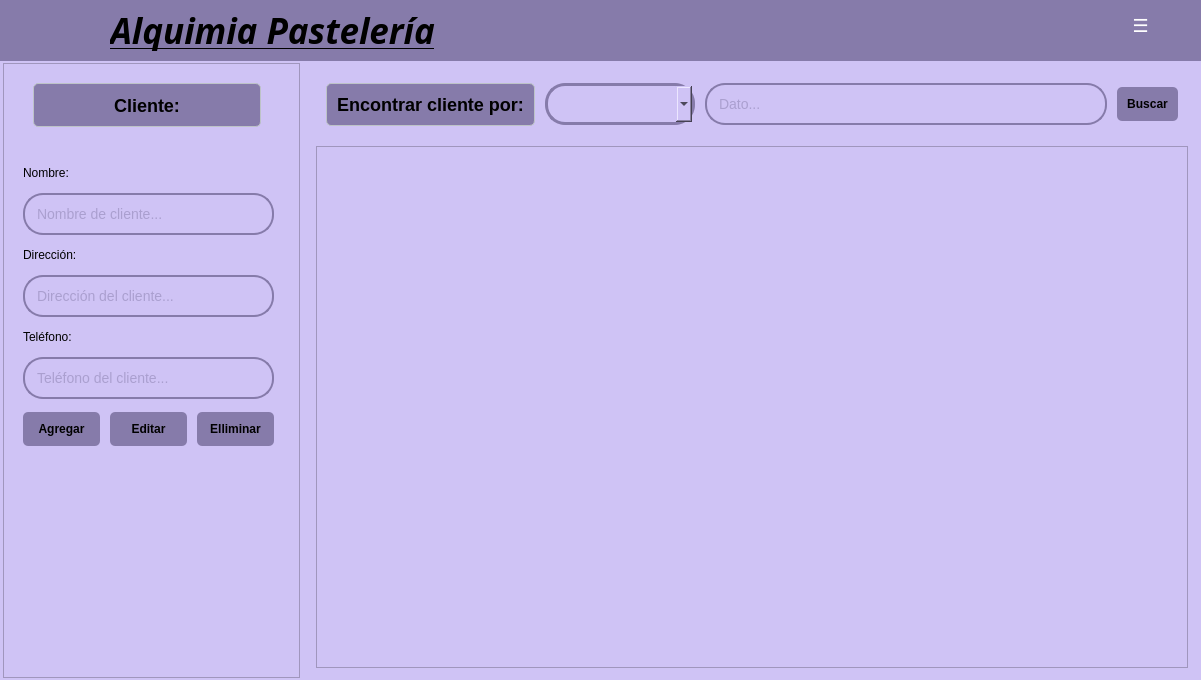
<?xml version="1.0" encoding="UTF-8"?>
<ui version="4.0">
 <class>Dialog</class>
 <widget class="QDialog" name="Dialog">
  <property name="geometry">
   <rect>
    <x>0</x>
    <y>0</y>
    <width>1201</width>
    <height>680</height>
   </rect>
  </property>
  <property name="windowTitle">
   <string>Dialog</string>
  </property>
  <widget class="QWidget" name="contrasteWidget" native="true">
   <property name="geometry">
    <rect>
     <x>0</x>
     <y>0</y>
     <width>1201</width>
     <height>61</height>
    </rect>
   </property>
   <property name="autoFillBackground">
    <bool>false</bool>
   </property>
   <property name="styleSheet">
    <string notr="true">background-color: #867BAA</string>
   </property>
   <widget class="QLabel" name="tituloLabel">
    <property name="geometry">
     <rect>
      <x>110</x>
      <y>10</y>
      <width>361</width>
      <height>41</height>
     </rect>
    </property>
    <property name="font">
     <font>
      <family>Noto Serif Display SemiCondensed Black</family>
      <pointsize>26</pointsize>
      <weight>75</weight>
      <italic>true</italic>
      <bold>true</bold>
      <underline>true</underline>
      <stylestrategy>PreferDefault</stylestrategy>
     </font>
    </property>
    <property name="styleSheet">
     <string notr="true">color: rgb(0, 0, 0);</string>
    </property>
    <property name="text">
     <string>Alquimia Pastelería</string>
    </property>
   </widget>
   <widget class="QLabel" name="label_2">
    <property name="geometry">
     <rect>
      <x>20</x>
      <y>10</y>
      <width>51</width>
      <height>41</height>
     </rect>
    </property>
    <property name="text">
     <string/>
    </property>
    <property name="pixmap">
     <pixmap>Iconos/logoPasteleriaMini.xcf</pixmap>
    </property>
    <property name="scaledContents">
     <bool>true</bool>
    </property>
   </widget>
   <widget class="QPushButton" name="btnMenu">
    <property name="geometry">
     <rect>
      <x>1120</x>
      <y>10</y>
      <width>41</width>
      <height>31</height>
     </rect>
    </property>
    <property name="font">
     <font>
      <pointsize>-1</pointsize>
      <weight>75</weight>
      <bold>true</bold>
     </font>
    </property>
    <property name="styleSheet">
     <string notr="true">QPushButton {
    background-color: #867BAA;
    color: white;
    border: none;
    border-radius: 5px;
    font-size: 18px;
    font-weight: bold;
}
QPushButton:hover {
    background-color: #BDB1E2;
}</string>
    </property>
    <property name="text">
     <string>☰</string>
    </property>
   </widget>
  </widget>
  <widget class="QWidget" name="widget" native="true">
   <property name="geometry">
    <rect>
     <x>0</x>
     <y>0</y>
     <width>1201</width>
     <height>691</height>
    </rect>
   </property>
   <property name="styleSheet">
    <string notr="true">background-color: #CFC3F5;</string>
   </property>
   <widget class="QWidget" name="horizontalLayoutWidget_2">
    <property name="geometry">
     <rect>
      <x>0</x>
      <y>60</y>
      <width>1201</width>
      <height>621</height>
     </rect>
    </property>
    <layout class="QHBoxLayout" name="horizontalLayout_2" stretch="0,3">
     <property name="spacing">
      <number>6</number>
     </property>
     <property name="leftMargin">
      <number>3</number>
     </property>
     <property name="topMargin">
      <number>3</number>
     </property>
     <property name="rightMargin">
      <number>3</number>
     </property>
     <property name="bottomMargin">
      <number>3</number>
     </property>
     <item>
      <widget class="QFrame" name="frame">
       <property name="sizePolicy">
        <sizepolicy hsizetype="Preferred" vsizetype="Preferred">
         <horstretch>1</horstretch>
         <verstretch>1</verstretch>
        </sizepolicy>
       </property>
       <property name="frameShape">
        <enum>QFrame::StyledPanel</enum>
       </property>
       <property name="frameShadow">
        <enum>QFrame::Raised</enum>
       </property>
       <widget class="QLabel" name="saleTitleLabel_3">
        <property name="geometry">
         <rect>
          <x>30</x>
          <y>20</y>
          <width>228</width>
          <height>44</height>
         </rect>
        </property>
        <property name="sizePolicy">
         <sizepolicy hsizetype="Fixed" vsizetype="Fixed">
          <horstretch>0</horstretch>
          <verstretch>0</verstretch>
         </sizepolicy>
        </property>
        <property name="styleSheet">
         <string notr="true">QLabel {
    color: #000000;
    font-size: 18px;
    font-weight: bold;
    padding: 10px;
    background-color: #867BAA;
    border-radius: 5px;
    border: 1px solid #bdc3c7;
}</string>
        </property>
        <property name="frameShape">
         <enum>QFrame::NoFrame</enum>
        </property>
        <property name="text">
         <string>Cliente:</string>
        </property>
        <property name="alignment">
         <set>Qt::AlignCenter</set>
        </property>
       </widget>
       <widget class="QWidget" name="verticalLayoutWidget_2">
        <property name="geometry">
         <rect>
          <x>10</x>
          <y>90</y>
          <width>271</width>
          <height>311</height>
         </rect>
        </property>
        <layout class="QVBoxLayout" name="verticalLayout" stretch="0,0,0,0,0,0,0">
         <property name="spacing">
          <number>10</number>
         </property>
         <property name="leftMargin">
          <number>10</number>
         </property>
         <property name="topMargin">
          <number>10</number>
         </property>
         <property name="rightMargin">
          <number>10</number>
         </property>
         <property name="bottomMargin">
          <number>10</number>
         </property>
         <item>
          <widget class="QLabel" name="label_4">
           <property name="sizePolicy">
            <sizepolicy hsizetype="Expanding" vsizetype="Fixed">
             <horstretch>0</horstretch>
             <verstretch>0</verstretch>
            </sizepolicy>
           </property>
           <property name="styleSheet">
            <string notr="true">color: rgb(0, 0, 0);</string>
           </property>
           <property name="text">
            <string>Nombre:</string>
           </property>
          </widget>
         </item>
         <item>
          <widget class="QLineEdit" name="searchInput_3">
           <property name="minimumSize">
            <size>
             <width>40</width>
             <height>0</height>
            </size>
           </property>
           <property name="styleSheet">
            <string notr="true">QLineEdit {
    padding: 10px;
    border: 2px solid #867BAA;
    border-radius: 20px;
    font-size: 14px;
	color: rgb(134, 123, 170);
}</string>
           </property>
           <property name="placeholderText">
            <string>Nombre de cliente...</string>
           </property>
          </widget>
         </item>
         <item>
          <widget class="QLabel" name="label_5">
           <property name="sizePolicy">
            <sizepolicy hsizetype="Expanding" vsizetype="Fixed">
             <horstretch>0</horstretch>
             <verstretch>0</verstretch>
            </sizepolicy>
           </property>
           <property name="styleSheet">
            <string notr="true">color: rgb(0, 0, 0);</string>
           </property>
           <property name="text">
            <string>Dirección:</string>
           </property>
          </widget>
         </item>
         <item>
          <widget class="QLineEdit" name="searchInput_2">
           <property name="minimumSize">
            <size>
             <width>40</width>
             <height>0</height>
            </size>
           </property>
           <property name="styleSheet">
            <string notr="true">QLineEdit {
    padding: 10px;
    border: 2px solid #867BAA;
    border-radius: 20px;
    font-size: 14px;
	color: rgb(134, 123, 170);
}</string>
           </property>
           <property name="placeholderText">
            <string>Dirección del cliente...</string>
           </property>
          </widget>
         </item>
         <item>
          <widget class="QLabel" name="label_6">
           <property name="sizePolicy">
            <sizepolicy hsizetype="Expanding" vsizetype="Fixed">
             <horstretch>0</horstretch>
             <verstretch>0</verstretch>
            </sizepolicy>
           </property>
           <property name="styleSheet">
            <string notr="true">color: rgb(0, 0, 0);</string>
           </property>
           <property name="text">
            <string>Teléfono:</string>
           </property>
          </widget>
         </item>
         <item>
          <widget class="QLineEdit" name="searchInput_4">
           <property name="minimumSize">
            <size>
             <width>40</width>
             <height>0</height>
            </size>
           </property>
           <property name="styleSheet">
            <string notr="true">QLineEdit {
    padding: 10px;
    border: 2px solid #867BAA;
    border-radius: 20px;
    font-size: 14px;
	color: rgb(134, 123, 170);
}</string>
           </property>
           <property name="text">
            <string/>
           </property>
           <property name="placeholderText">
            <string>Teléfono del cliente...</string>
           </property>
          </widget>
         </item>
         <item>
          <layout class="QHBoxLayout" name="horizontalLayout_3">
           <property name="spacing">
            <number>10</number>
           </property>
           <property name="sizeConstraint">
            <enum>QLayout::SetDefaultConstraint</enum>
           </property>
           <property name="leftMargin">
            <number>0</number>
           </property>
           <property name="topMargin">
            <number>0</number>
           </property>
           <property name="rightMargin">
            <number>0</number>
           </property>
           <property name="bottomMargin">
            <number>0</number>
           </property>
           <item>
            <widget class="QPushButton" name="payButton_5">
             <property name="styleSheet">
              <string notr="true">QPushButton {
    background-color: #867BAA;
    color: black;
    padding: 10px;
    border: none;
    border-radius: 5px;
    font-weight: bold;
}
QPushButton:hover {
    background-color: #BDB1E2;
}</string>
             </property>
             <property name="text">
              <string>Agregar</string>
             </property>
            </widget>
           </item>
           <item>
            <widget class="QPushButton" name="payButton_3">
             <property name="styleSheet">
              <string notr="true">QPushButton {
    background-color: #867BAA;
    color: black;
    padding: 10px;
    border: none;
    border-radius: 5px;
    font-weight: bold;
}
QPushButton:hover {
    background-color: #BDB1E2;
}</string>
             </property>
             <property name="text">
              <string>Editar</string>
             </property>
            </widget>
           </item>
           <item>
            <widget class="QPushButton" name="payButton_4">
             <property name="styleSheet">
              <string notr="true">QPushButton {
    background-color: #867BAA;
    color: black;
    padding: 10px;
    border: none;
    border-radius: 5px;
    font-weight: bold;
}
QPushButton:hover {
    background-color: #BDB1E2;
}</string>
             </property>
             <property name="text">
              <string>Elliminar</string>
             </property>
            </widget>
           </item>
          </layout>
         </item>
        </layout>
       </widget>
      </widget>
     </item>
     <item>
      <layout class="QVBoxLayout" name="verticalLayoutRight_2" stretch="0,0">
       <property name="spacing">
        <number>10</number>
       </property>
       <property name="leftMargin">
        <number>10</number>
       </property>
       <property name="topMargin">
        <number>10</number>
       </property>
       <property name="rightMargin">
        <number>10</number>
       </property>
       <property name="bottomMargin">
        <number>10</number>
       </property>
       <item>
        <layout class="QHBoxLayout" name="horizontalLayout">
         <property name="spacing">
          <number>10</number>
         </property>
         <property name="leftMargin">
          <number>10</number>
         </property>
         <property name="topMargin">
          <number>10</number>
         </property>
         <property name="rightMargin">
          <number>10</number>
         </property>
         <property name="bottomMargin">
          <number>10</number>
         </property>
         <item>
          <widget class="QLabel" name="saleTitleLabel_2">
           <property name="sizePolicy">
            <sizepolicy hsizetype="Fixed" vsizetype="Fixed">
             <horstretch>0</horstretch>
             <verstretch>0</verstretch>
            </sizepolicy>
           </property>
           <property name="styleSheet">
            <string notr="true">QLabel {
    color: #000000;
    font-size: 18px;
    font-weight: bold;
    padding: 10px;
    background-color: #867BAA;
    border-radius: 5px;
    border: 1px solid #bdc3c7;
}</string>
           </property>
           <property name="text">
            <string>Encontrar cliente por:</string>
           </property>
           <property name="alignment">
            <set>Qt::AlignCenter</set>
           </property>
          </widget>
         </item>
         <item>
          <widget class="QComboBox" name="categoryCombo">
           <property name="sizePolicy">
            <sizepolicy hsizetype="Fixed" vsizetype="Fixed">
             <horstretch>0</horstretch>
             <verstretch>0</verstretch>
            </sizepolicy>
           </property>
           <property name="minimumSize">
            <size>
             <width>150</width>
             <height>0</height>
            </size>
           </property>
           <property name="styleSheet">
            <string notr="true">QComboBox {
    padding: 10px;
    border: 3px solid #867BAA;
    border-radius: 20px;
}
</string>
           </property>
          </widget>
         </item>
         <item>
          <widget class="QLineEdit" name="searchInput_5">
           <property name="minimumSize">
            <size>
             <width>40</width>
             <height>0</height>
            </size>
           </property>
           <property name="styleSheet">
            <string notr="true">QLineEdit {
    padding: 10px;
    border: 2px solid #867BAA;
    border-radius: 20px;
    font-size: 14px;
	color: rgb(134, 123, 170);
}</string>
           </property>
           <property name="placeholderText">
            <string>Dato...</string>
           </property>
          </widget>
         </item>
         <item>
          <widget class="QPushButton" name="payButton_2">
           <property name="styleSheet">
            <string notr="true">QPushButton {
    background-color: #867BAA;
    color: black;
    padding: 10px;
    border: none;
    border-radius: 5px;
    font-weight: bold;
}
QPushButton:hover {
    background-color: #BDB1E2;
}</string>
           </property>
           <property name="text">
            <string>Buscar</string>
           </property>
          </widget>
         </item>
        </layout>
       </item>
       <item>
        <widget class="QTableView" name="tableView"/>
       </item>
      </layout>
     </item>
    </layout>
   </widget>
  </widget>
  <zorder>widget</zorder>
  <zorder>contrasteWidget</zorder>
 </widget>
 <resources/>
 <connections/>
</ui>
